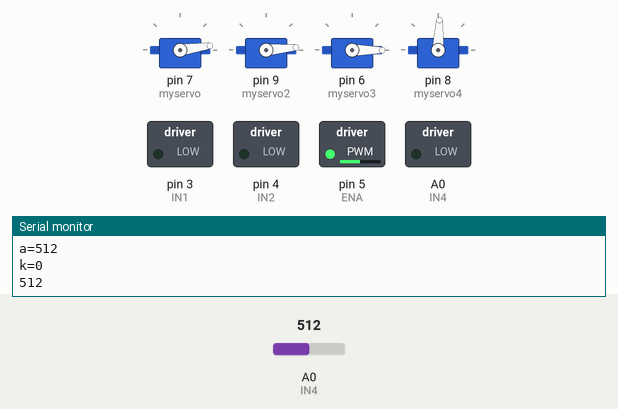
This sketch was run on a simulated Arduino Uno, built with avr-gcc and run on an emulated ATmega328P. On the bench: 4 × servo, switched loads named in the sketch (green lamp = pin HIGH), the last lines printed to the serial monitor. The inputs (shaded band) are chosen by the test bench; at power-on: A0 (IN4) = 512.

Above: at 13.2 s.
13.3 s: A0 (IN4) set to 485
At 14.4 s:
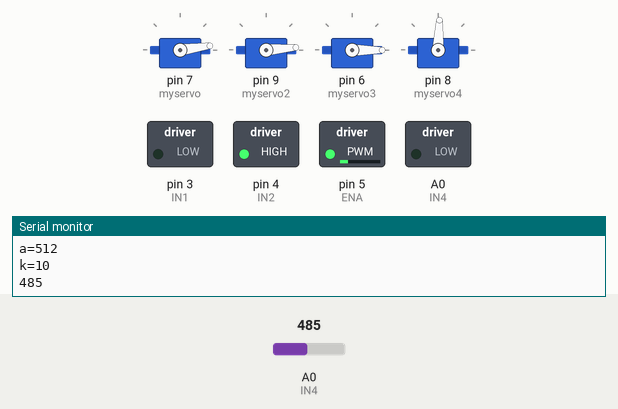
At 19.9 s:
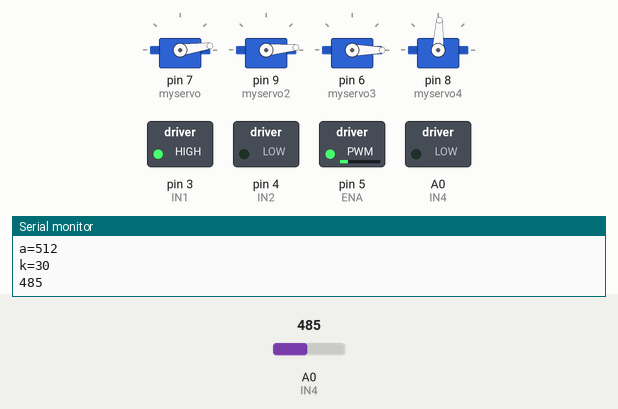
Timing chart, 0 to 27.8 s (numbered marks = the images above; inputs shaded):
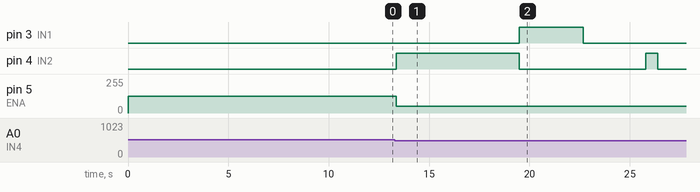

Measured:
- the behaviour switches between 502 and 501 on A0 (IN4) (found by bisection; images 0 and 1)
- after the input at 13.3 s, pin 3 (IN1): LOW → HIGH after 6.2 s, → LOW 3.2 s later; pin 4 (IN2): LOW → HIGH after 0.06 s, → LOW 6.1 s later, → HIGH 6.3 s later, → LOW 0.60 s later; pin 5 (ENA): 127/255 → 50/255 after 0.06 s

The sketch:

003.ino
```cpp
//判断是否工作
bool flag = false;


// 压电传感器相关
int sensorPin = A0;   // select the input pin for the potentiometer
const int numReadings  = 20;
int readings [numReadings];
int readIndex  = 0;
long total  = 0;
//Variables
int aisVal  = 0;
int a;
bool flagIn=true;
bool flagOut=false;
int k=0;


// 丝杆电机驱动定义
#define IN1 3  //定义IN1为3口
#define IN2 4  //定义IN2为4口
#define  ENA  5 //定义ENA为9口
// 旋转速度
const int cupClampSpeed = 50;

//滑台位置确定
#define IN3 15  //定义IN1为15口
#define IN4 14  //定义IN2为14口

// 滑台设定
#include <Stepper.h>
const int stepsPerRevolution = 600;  // change this to fit the number of steps per revolution
// for your motor
// initialize the stepper library on pins 10 through 13:
Stepper myStepper(stepsPerRevolution, 10, 11, 12, 13);
// 第一次向下移动距离
const int down1=2000;
// 第二次向下移动距离
const int down2=50;
// 复位
const int up=down1+down2;

// 杯身旋转设定
#include <Servo.h>
Servo myservo;  // create servo object to control a servo
// twelve servo objects can be created on most boards
int inipos =8;

// 吸管舵机设定
Servo myservo2;
int inipos2 = 5;

// 吸管旋转舵机设定
Servo myservo3;
int inipos3 = 0;

// 滑台旋转舵机设定
Servo myservo4;
int inipos4 = 87;

//
void setup() {
  Serial.begin(9600);
  // 传感器和丝杆电机设定
  // Serial.begin(115200);
  pinMode(IN1,OUTPUT);
  pinMode(IN2,OUTPUT);
  pinMode(ENA,OUTPUT);
  analogWrite(ENA,127);

  // 滑台设定
  // set the speed at 60 rpm:
  // max 3000
    myStepper.setSpeed(51200);
  // initialize the serial port:

  //滑台位置确定
  pinMode(IN3,INPUT);
  pinMode(IN4,OUTPUT);

  // 杯身旋转设定
    myservo.attach(7);  // attaches the servo on pin 9 to the servo object
    myservo.write(inipos); //设定初始角度
    delay(3000);
  // 吸管夹爪设定
    myservo2.attach(9);  // attaches the servo on pin 9 to the servo object
    myservo2.write(inipos2); // 设定初始角度
    delay(3000);
  //吸管夹爪旋转设定
    myservo3.attach(6);  // attaches the servo on pin 9 to the servo object
    myservo3.write(inipos3); // 设定初始角度
    delay(3000);
  // 滑台旋转舵机设定
    myservo4.attach(8);  // attaches the servo on pin 9 to the servo object
    myservo4.write(inipos4); // 设定初始角度
    delay(3000);
}


// 杯身夹紧
void cupClamp(){
  for(int i=0;i<100;i++){
    a=smooth();
  }
  while(k<=30){
    Serial.print("a=");
    Serial.println(a);
    Serial.print("k=");
    Serial.println(k);
    Serial.println(smooth());
    if(flagIn==true && smooth()<(a-10)){
      digitalWrite(IN1,LOW);
      digitalWrite(IN2,HIGH);
      analogWrite(ENA,50);
      k=k+1;
      delay(100);
    }
  }
  flagIn=false;
  flagOut=true;
}

void cupLoose(){
    // 松开夹爪
  while(k>=0){
    if(flagOut==true){
      digitalWrite(IN2,LOW);
      digitalWrite(IN1,HIGH);
      analogWrite(ENA,50);
      k=k-1;
      delay(100);
    }
  }
  flagOut=false;
  flagIn=true;
  k=0;
  digitalWrite(IN1,LOW);
  digitalWrite(IN2,LOW);
  analogWrite(ENA,50);
  delay(100);
}

void cupback(){
  while(k<=5){
    Serial.print("a=");
    Serial.println(a);
    Serial.print("k=");
    Serial.println(k);
    Serial.println(smooth());
    if(flagIn==true){
      digitalWrite(IN1,LOW);
      digitalWrite(IN2,HIGH);
      analogWrite(ENA,50);
      k=k+1;
      delay(100);
    }
  }
  k=0;
  digitalWrite(IN1,LOW);
  digitalWrite(IN2,LOW);
  analogWrite(ENA,50);
  delay(100);
}

long smooth() { /* function smooth */
  ////Perform average on sensor readings
  long average;
  // subtract the last reading:
  total = total - readings[readIndex];
  // read the sensor:
  readings[readIndex] = analogRead(sensorPin);
  // add value to total:
  total = total + readings[readIndex];
  // handle index
  readIndex = readIndex + 1;
  if (readIndex >= numReadings) {
    readIndex = 0;
  }
  // calculate the average:
  average = total / numReadings;

  return average;
}

void straw_whole(){
  myservo3.write(130);
  myservo2.write(5);
  Serial.println("吸管夹已归位");
  Serial.println("奶茶杯已进入");
  for (inipos3 = 130; inipos3 >= 60; inipos3 -= 1) {
    myservo3.write(inipos3);
    delay(35);
  }
  delay(3000);
  Serial.println("吸管夹爪就位");
  delay(3000);

  Serial.println("合上吸管夹爪");
  for (inipos2 = 5; inipos2 <= 65; inipos2 += 1) {       //pos+=1等价于pos=pos+1
    myservo2.write(inipos2);
    delay(30);
  }
  Serial.println("已夹住吸管");
  delay(3000);

  Serial.println("移开吸管");
  for (inipos3 = 60; inipos3 <= 130; inipos3 += 1) {       //pos+=1等价于pos=pos+1
      myservo3.write(inipos3);
      delay(35);
  }

  Serial.println("打开吸管夹爪");
  for (inipos2 = 60; inipos2 >= 5; inipos2 -= 1) {
    myservo2.write(inipos2);
    delay(30);
  }
  Serial.println("已放开吸管");
  delay(3000);

  Serial.println("夹吸管过程结束");
  delay(3000);
}

void beishenxuanzhuan_huatai(){
  Serial.println("移开");
  for (inipos4 = 90; inipos4 >= 35; inipos4 -= 1) {
    myservo4.write(inipos4);
    Serial.println(inipos4);
    delay(40);
  }
  delay(30);
   Serial.println("移回");
  for (inipos4 = 35; inipos4 <= 90; inipos4 += 1) {       //pos+=1等价于pos=pos+1
    myservo4.write(inipos4);
    Serial.println(inipos4);
    delay(40);
  }
  delay(30);
}

void beishenxuanzhuan_beishen(){
   Serial.println("倾倒");
  for (inipos = 0; inipos <= 90; inipos += 1) {       //pos+=1等价于pos=pos+1
    myservo.write(inipos);
    Serial.println(inipos);
    delay(40);
  }
  delay(30);
  Serial.println("回");
  for (inipos = 90; inipos >= 0; inipos -= 1) {
    myservo.write(inipos);
    Serial.println(inipos);
    delay(40);
  }
  delay(30);
}

void wholeMotion(){
  //原位
  Serial.println("启动");
  myservo.write(inipos);
  myservo4.write(inipos4);
  //感知奶茶杯已放入

  Serial.println("奶茶杯已进入");

  //夹紧杯身
  Serial.println("夹紧杯身");
  cupClamp();

  // 滑台向下移动，预留吸管位置
  Serial.println("滑台向下移动，预留吸管位置");
  for(int i=0;i<5;i++){
    myStepper.step(-stepsPerRevolution*down1);
    // delay(50);
  }

  // 吸管旋转至滑台位置

  for (inipos3 = 0; inipos3 <= 50; inipos3 += 1) {       //pos+=1等价于pos=pos+1
      myservo3.write(inipos3);
      delay(35);
  }
  delay(1000);
  Serial.println("吸管夹爪就位");


  // 滑台向上移动
  Serial.println("滑台向上移动");
  for(int i=0;i<3;i++){
    myStepper.step(stepsPerRevolution*down1);
    // delay(50);
  }

 // 吸管夹紧
  Serial.println("合上吸管夹爪");
  for (inipos2 = 5; inipos2 <= 55; inipos2 += 1) {       //pos+=1等价于pos=pos+1
    myservo2.write(inipos2);
    delay(30);
  }
  delay(1000);
  Serial.println("已夹住吸管");

  // 滑台向下移动，拔吸管
  Serial.println("滑台向下移动，拔吸管");
  for(int i=0;i<12;i++){
    myStepper.step(-stepsPerRevolution*down1);
    // delay(50);
  }

  // 吸管旋转
  Serial.println("移开吸管");
  for (inipos3 = 55; inipos3 >= 0; inipos3 -= 1) {
    myservo3.write(inipos3);
    delay(35);
  }
  delay(1000);

  // 松开吸管
  Serial.println("打开吸管夹爪");
  for (inipos2 = 50; inipos2 >= 5; inipos2 -= 1) {
    myservo2.write(inipos2);
    delay(30);
  }
  Serial.println("已放开吸管");
  delay(1000);

  // 滑台向下移动，撬杯盖
  Serial.println("滑台向下移动，撬杯盖");
  // while(digitalRead(INT4)==LOW){
  //   myStepper.step(-stepsPerRevolution*5);
  // }
  for(int i=0;i<4;i++){
    myStepper.step(-stepsPerRevolution*down1);
    // delay(50);
  }

  // 滑台旋转90
  Serial.println("移开");
  for (inipos4 = 87; inipos4 >= 35; inipos4 -= 1) {
    myservo4.write(inipos4);
    // Serial.println(inipos4);
    delay(40);
  }
  delay(1000);

  // 夹爪旋转90
  Serial.println("倾倒");
  for (inipos = 8; inipos <= 110; inipos += 1) {       //pos+=1等价于pos=pos+1
    myservo.write(inipos);
    // Serial.println(inipos);
    delay(40);
  }
  delay(1000);

  // 滑台回旋
  Serial.println("移回");
  for (inipos4 = 35; inipos4 <= 60; inipos4 += 1) {       //pos+=1等价于pos=pos+1
    myservo4.write(inipos4);
    // Serial.println(inipos4);
    delay(40);
  }
  delay(1000);
  for (inipos = 110; inipos <= 140; inipos += 1) {       //pos+=1等价于pos=pos+1
    myservo.write(inipos);
    // Serial.println(inipos);
    delay(40);
  }
  delay(1000);
   //松开杯身
  Serial.println("松开杯身");
  cupLoose();

  Serial.println("摆正杯身");
  for (inipos = 140; inipos >= 8; inipos -= 1) {       //pos+=1等价于pos=pos+1
    myservo.write(inipos);
    // Serial.println(inipos);
    delay(40);
  }
  delay(1000);


 //杯身夹爪复位
  for (inipos4 = 60; inipos4 <= 87; inipos4 += 1) {       //pos+=1等价于pos=pos+1
    myservo4.write(inipos4);
    // Serial.println(inipos4);
    delay(40);
  }
  delay(1000);

  // 滑台向上移动，预留吸管位置
  Serial.println("滑台向上移动，预留吸管位置");
  // while(digitalRead(INT4)==HIGH){
  //   myStepper.step(stepsPerRevolution*5);
  // }
  for(int i=0;i<17;i++){
    myStepper.step(stepsPerRevolution*down1);
    // delay(50);
  }

  delay(5000);
  // Serial.println("奶茶杯已进入");
  // delay(1000);
}

void resetting(){
  // 复位
  // // 吸管回旋

  // myservo3.write(inipos3);
  // delay(3000);

  // 夹爪回旋
  // myservo4.write(inipos4);
  // delay(3000);

  // 滑台上移
  // myStepper.step(stepsPerRevolution*up);
  // delay(500);
  for(int i=0;i<40;i++){
    myStepper.step(stepsPerRevolution*down1);
    delay(200);
  }
}


void loop() {
  cupClamp();
  delay(3000);
  cupLoose();
  delay(3000);
  cupback();
  //全流程
  // wholeMotion();
  delay(5000);
  // // 复位
  // resetting();
}
```
